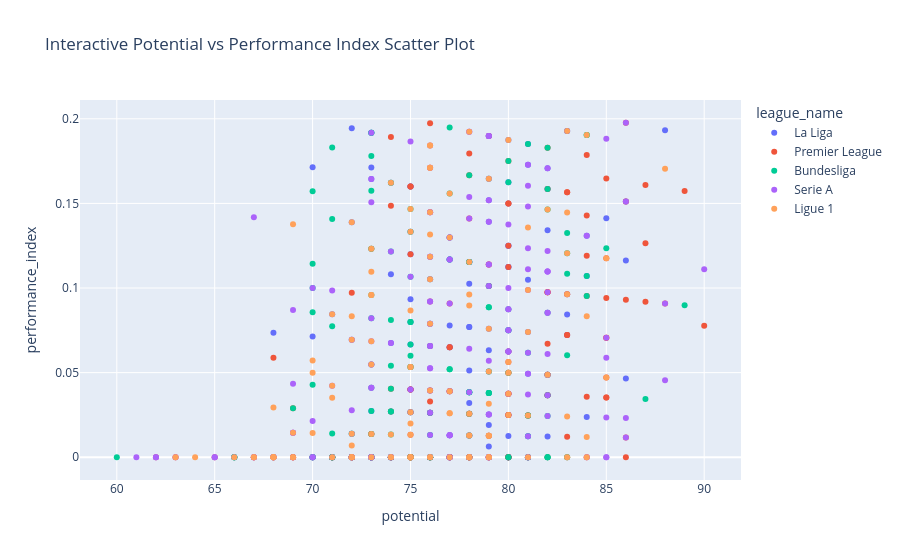

This figure's notebook cell:
### Code cell
# Interactive Scatter Plot for Potential vs Goals
fig = px.scatter(underperformers, 
                 x='potential', 
                 y='performance_index', 
                 color='league_name', 
                 hover_name='short_name', 
                 title="Interactive Potential vs Performance Index Scatter Plot"
                )
fig.show()

### Figure 1 — Plotly figure (JSON) as saved in the notebook; plotly's stock layout.template omitted (floating-point values rounded to 4 significant figures; data arrays with more than 128 entries replaced by an {"elided": "..."} marker saying what was removed)
{"data": [{"hovertemplate": "<b>%{hovertext}</b><br><br>league_name=La Liga<br>potential=%{x}<br>performance_index=%{y}<extra></extra>", "hovertext": {"elided": "158 str values"}, "legendgroup": "La Liga", "marker": {"color": "#636efa", "symbol": "circle"}, "mode": "markers", "name": "La Liga", "orientation": "v", "showlegend": true, "type": "scatter", "x": {"elided": "158 int values"}, "xaxis": "x", "y": {"elided": "158 float values"}, "yaxis": "y"}, {"hovertemplate": "<b>%{hovertext}</b><br><br>league_name=Premier League<br>potential=%{x}<br>performance_index=%{y}<extra></extra>", "hovertext": {"elided": "170 str values"}, "legendgroup": "Premier League", "marker": {"color": "#EF553B", "symbol": "circle"}, "mode": "markers", "name": "Premier League", "orientation": "v", "showlegend": true, "type": "scatter", "x": {"elided": "170 int values"}, "xaxis": "x", "y": {"elided": "170 float values"}, "yaxis": "y"}, {"hovertemplate": "<b>%{hovertext}</b><br><br>league_name=Bundesliga<br>potential=%{x}<br>performance_index=%{y}<extra></extra>", "hovertext": {"elided": "153 str values"}, "legendgroup": "Bundesliga", "marker": {"color": "#00cc96", "symbol": "circle"}, "mode": "markers", "name": "Bundesliga", "orientation": "v", "showlegend": true, "type": "scatter", "x": {"elided": "153 int values"}, "xaxis": "x", "y": {"elided": "153 float values"}, "yaxis": "y"}, {"hovertemplate": "<b>%{hovertext}</b><br><br>league_name=Serie A<br>potential=%{x}<br>performance_index=%{y}<extra></extra>", "hovertext": {"elided": "167 str values"}, "legendgroup": "Serie A", "marker": {"color": "#ab63fa", "symbol": "circle"}, "mode": "markers", "name": "Serie A", "orientation": "v", "showlegend": true, "type": "scatter", "x": {"elided": "167 int values"}, "xaxis": "x", "y": {"elided": "167 float values"}, "yaxis": "y"}, {"hovertemplate": "<b>%{hovertext}</b><br><br>league_name=Ligue 1<br>potential=%{x}<br>performance_index=%{y}<extra></extra>", "hovertext": ["Léo Jardim", "T. Bartouche-Selbonne", "Henrique", "Thiago Mendes", "J. Reine-Adélaïde", "Rubén Blanco", "Gerson", "S. Ngapandouetnbu", "Jean Lucas", "Gelson Martins", "Matis Carvalho", "Pedro Mendes", "Fábio", "G. Manvelyan", "Danilo Pereira", "Sergio Rico", "Renato Sanches", "Pablo Sarabia", "Carlos Soler", "T. Arconte", "H. Belkebla", "J. Blázquez", "M. Camara", "G. Coudert", "H. Magnetti", "I. Slimani", "B. Baiye", "J. Bela", "S. Cissé", "B. Diallo", "O. Djoco", "J. Dossou", "M. Gonalons", "L. Margueron", "Y. Massolin", "I. Boura", "A. Buksa", "A. Claude-Maurice", "David Costa", "S. Fortes", "G. Kakuta", "J. Leca", "A. Louveau", "Y. Pandor", "Ł. Poręba", "A. Jakubech", "M. Bayo", "I. Lihadji", "J. Martin", "A. Virginius", "A. Aouchiche", "Q. Boisgard", "Y. Cathline", "S. Doucouré", "A. Grbić", "B. Innocent", "S. Loric", "H. Aouar", "M. El Arouch", "J. Boateng", "K. Bonnevie", "D. Da Silva", "M. Dembélé", "J. Lepenant", "R. Riou", "S. Ben Seghir", "B. Elmaz", "A. Harit", "M. Akliouche", "M. Boadu", "T. Didillon", "E. Matazo", "Y. Okou", "K. Volland", "D. Bertaud", "S. Delaye", "K. Fayad", "V. Germain", "B. Kamara", "L. Leroy", "B. Makouana", "M. Sakho", "T. Tamas", "M. Achi", "J. Affamah", "M. Coco", "R. Descamps", "J. Diaz", "L. Doucet", "A. Bamba", "D. Petrić", "R. Voisine", "T. Boulhendi", "J. Bryan", "M. Bułka", "R. Ilie", "M. Viti", "I. Gharbi", "A. Letellier", "D. Alemdar", "L. Assignon", "J. Belocian", "D. Doué", "B. Santamaria", "K. Sulemana", "J. Aholou", "K. Fila", "D. Jean", "L. Mothiba", "S. Prcić", "I. Sissoko", "Y. Begraoui", "V. Birmančević", "L. Costa", "J. Flemmings", "D. Genreau", "T. Tsingaras", "O. Zandén"], "legendgroup": "Ligue 1", "marker": {"color": "#FFA15A", "symbol": "circle"}, "mode": "markers", "name": "Ligue 1", "orientation": "v", "showlegend": true, "type": "scatter", "x": [77, 63, 73, 76, 81, 78, 82, 75, 80, 77, 70, 74, 72, 72, 80, 78, 85, 81, 88, 78, 75, 79, 78, 68, 76, 75, 70, 70, 68, 67, 72, 71, 76, 66, 69, 76, 77, 77, 81, 69, 76, 75, 72, 67, 72, 72, 80, 79, 75, 84, 79, 73, 73, 75, 72, 71, 71, 84, 84, 79, 75, 74, 83, 83, 69, 78, 81, 78, 81, 83, 75, 83, 79, 82, 79, 75, 76, 73, 75, 75, 78, 76, 75, 74, 73, 72, 71, 68, 69, 72, 68, 68, 74, 73, 80, 83, 83, 78, 68, 80, 79, 79, 84, 77, 85, 76, 73, 76, 73, 76, 79, 78, 76, 76, 64, 78, 79, 77], "xaxis": "x", "y": [0.02597, 0.0, 0.1233, 0.1447, 0.09877, 0.09615, 0.04878, 0.0, 0.0375, 0.03896, 0.05, 0.0, 0.06944, 0.0, 0.05, 0.0, 0.1176, 0.02469, 0.1705, 0.02564, 0.1333, 0.03165, 0.1154, 0.0, 0.1842, 0.05333, 0.01429, 0.05714, 0.02941, 0.0, 0.006944, 0.04225, 0.1184, 0.0, 0.0, 0.07895, 0.0, 0.1299, 0.1358, 0.0, 0.0, 0.02, 0.0, 0.0, 0.08333, 0.0, 0.1875, 0.0, 0.05333, 0.0119, 0.01266, 0.05479, 0.09589, 0.02667, 0.0, 0.08451, 0.0, 0.08333, 0.0, 0.07595, 0.0, 0.1622, 0.1928, 0.1446, 0.1377, 0.0, 0.0, 0.1923, 0.07407, 0.09639, 0.0, 0.0241, 0.0, 0.1463, 0.0, 0.0, 0.1842, 0.1096, 0.08667, 0.1467, 0.01282, 0.1711, 0.01333, 0.01351, 0.0, 0.1389, 0.03521, 0.0, 0.01449, 0.01389, 0.0, 0.0, 0.0, 0.06849, 0.025, 0.0, 0.1205, 0.01282, 0.0, 0.05625, 0.05063, 0.01266, 0.1905, 0.1558, 0.04706, 0.1316, 0.0137, 0.0, 0.09589, 0.1711, 0.1646, 0.0, 0.03947, 0.1053, 0.0, 0.08974, 0.01266, 0.02597], "yaxis": "y"}], "layout": {"legend": {"title": {"text": "league_name"}, "tracegroupgap": 0}, "title": {"text": "Interactive Potential vs Performance Index Scatter Plot"}, "xaxis": {"anchor": "y", "domain": [0, 1], "title": {"text": "potential"}}, "yaxis": {"anchor": "x", "domain": [0, 1], "title": {"text": "performance_index"}}}}
